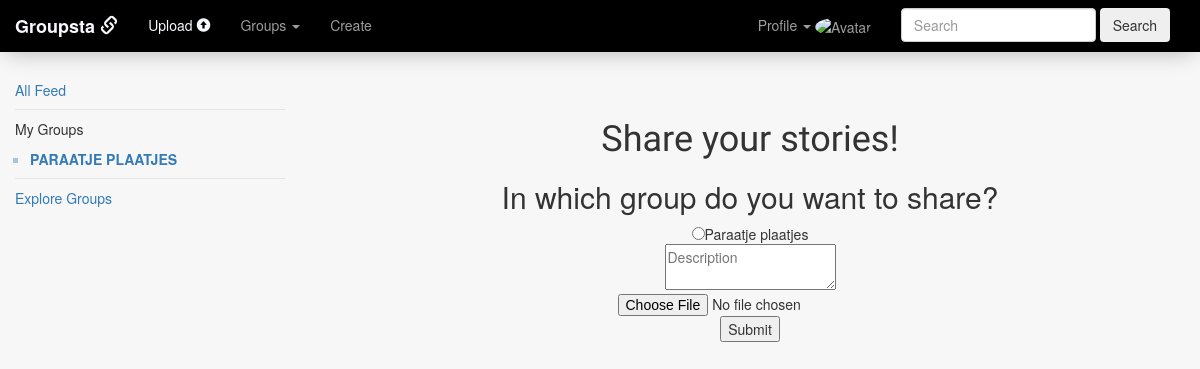
/post (signed in), run on an earlier commit of the app's database.
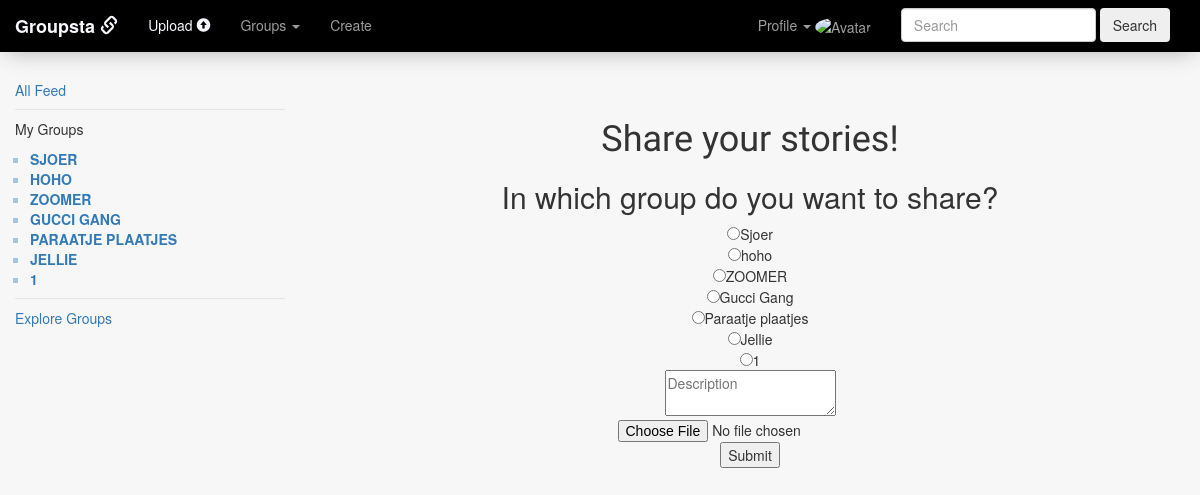
And on a later commit of the database.
### tables this page shows
CREATE TABLE 'follow' ('follow_id' INTEGER PRIMARY KEY AUTOINCREMENT NOT NULL, 'user_id' INTEGER, 'group_id' INTEGER,'username' TEXT,'groupname' TEXT, 'time' DATETIME DEFAULT CURRENT_TIMESTAMP, 'admin' INTEGER);

### application.py (the view)
@app.route("/post", methods=["GET", "POST"])
@login_required
def post():
    post = posts.Post(session["user_id"])
    following = post.loadgroups()
    group = groups.Group(session["user_id"])
    groupfollow = group.followed()
    if request.method == "POST" and 'photo' in request.files:
        photo = request.files["photo"]
        if not photo:
            return render_template("post.html", groups = following, error = "no photo uploaded, pick one!", groupnames = groupfollow)
        filename = str(photo.filename)
        if filename.endswith(('.jpg','.png','.jpeg','.gif','.JPG','.PNG','.JPEG','.GIF')):
            file = photos.save(photo)
            choice = request.form["group"]
            if not choice:
                return render_template("post.html", groups=following, error = "no group chosen", groupnames = groupfollow)
            session["group_id"] = choice
            description = request.form["description"]
            path = file
            post.upload(path, choice, description)
            return redirect(url_for("index"))
        else:
            return render_template("post.html", groups = following, error = "extension not allowed", groupnames = groupfollow)
    else:
        return render_template("post.html", groups = following, groupnames = groupfollow)

### helpers.py (called while the page is built)
def login_required(f):
    @wraps(f)
    def decorated_function(*args, **kwargs):
        if session.get("user_id") is None:
            return redirect("/login")
        return f(*args, **kwargs)
    return decorated_function

### models/groups.py (called while the page is built)
    def followed(self):
        groups = db.execute("SELECT groupname FROM follow WHERE user_id = :id",id = self.user_id)
        return groups

### models/posts.py (called while the page is built)
        def loadgroups(self):
                result = db.execute("SELECT * FROM follow where user_id = :user_id", user_id = self.user_id)
                return result

### templates/post.html (shortened to what this page needs)
{% extends "layout.html" %}
{% block main %}
    <body>
        <div class="main_container">
        <h1>Share your stories!</h1>
        <h2>In which group do you want to share?</h2>
        <form enctype=multipart/form-data action="{{ url_for('post') }}" method=POST>
            {% for group in groups %}
            <input type="radio" name="group" value="{{ group.group_id }}">{{ group.groupname }}<br>
            {% endfor %}
            <textarea name="description" placeholder="Description"></textarea>
            <input type="file" name="photo">
            <input type="submit" name="action">
        </form>
        </div>
    </body>
{% endblock %}

### templates/layout.html (shortened to what this page needs)
<!DOCTYPE html>
<html lang="en">
    <head>
        <link rel="stylesheet" href="https://maxcdn.bootstrapcdn.com/bootstrap/3.3.7/css/bootstrap.min.css">
        <link rel="stylesheet" href="https://maxcdn.bootstrapcdn.com/bootstrap/3.3.7/css/bootstrap-theme.min.css">
        <link href="{{ url_for('static', filename='style.css') }}" rel="stylesheet"/>
    </head>
    <body>
        <nav class = "navbar navbar-inverse" role = "navigation">
            <div class = "container-fluid">
            <div class= "navbar-header">
                <a class = "navbar-brand" href = "{{ url_for('index') }}"><font color="f8f8ff"><font family = "Lucida Console"><b> Groupsta <span class="glyphicon glyphicon-link"></span> </b></font></font></a>
            </div>
                <div class="collapse navbar-collapse" id="bs-example-navbar">
                    {% if session.user_id %}
                    <form action="{{ url_for('search') }}" class="navbar-form navbar-right" role="search" method=post>
                        <div class="form-group">
                            <input class="form-control" placeholder="Search" type="text" onkeyup="liveSearch(this.value)" required>
                        </div>
                        <button type="submit" class="btn">Search</button>
                    </form>
                    <ul class = "nav navbar-nav navbar-right">
                        <li class = "dropdown">
                                <a href = "#" class = "dropdown-toggle" data-toggle= "dropdown">Profile <span class="caret"></span> <img src="https://www.w3schools.com/w3images/avatar6.png" alt="Avatar" class="avatar">
                                </a>
                            </li>
                    </ul>
                    {% endif %}
                    <ul class = "nav navbar-nav navbar-left">
                        <li class = "active">
                            {% if session.user_id %}
                            <li><a href="{{ url_for('post') }}"><font color="f8f8ff">Upload <span class="glyphicon glyphicon-circle-arrow-up"></span> </font> </a></li>
                            <li class = "dropdown">
                                <a href = "#" class = "dropdown-toggle" data-toggle= "dropdown">Groups <span class="caret"></span></span>
                                </a>
                            </li>
                            <li><a href="{{ url_for('create') }}">Create</a></li>
                            {% else %}
                            <li><a href="{{ url_for('register') }}"><font color="f8f8ff">Join Groupsta</font></a></li>
                            <li><a href="{{ url_for('login') }}">Log In</a></li>
                            {% endif %}
                    </ul>
            </div>
        </div>
        </nav>
    <div class="container-fluid">
        <div class="row row-offcanvas row-offcanvas-left">
            <div class="col-xs-6 col-sm-3 sidebar-offcanvas" id="sidebar" role="navigation">
            <div class="sidebar-nav">
                <ul class="nav">
                    <div class="sidenav">
                        {% if session.user_id %}
                        <li class="active"><a href="{{ url_for('index') }}">All Feed</a></li>
                        <li class="nav-divider"></li>
                        <p>My Groups</p>
                            {% for groupname in groupnames %}
                            <ul id = "loadgroups">
                            <li><a id="sidebar_groups" href="{{ groupname.groupname }}">{{ groupname.groupname }}</a></li>
                            </ul>
                            {% endfor %}
						<li class="nav-divider"></li>
                        <li class="active"><a href="{{ url_for('followgroup') }}">Explore Groups</a></li>
                        {% endif %}
                    </ul>
                </div>
            </div>
            <main>
                <center>
                <br></br>
                {% block main %}{% endblock %}
            </main>
        </div>
    </body>
</html>

### static/style.css (style rules this page uses)
body, html, .container-fluid, .sidebar { height: 100%; min-height: 100%; margin: 0; }
body { background-color: #f7f7f7; height: 100%; }
h1 { font-family: 'Varela', sans-serif; }
.navbar { border-radius: 0; margin-top: 0vh; background-image: none; -webkit-box-shadow: none; -moz-box-shadow: none; box-shadow: none; border: none; background-color: #000; position: fixed; width: 100vw; z-index: 1000; -webkit-box-shadow: 0px 5px 23px -6px rgba(0,0,0,0.30); -moz-box-shadow: 0px 5px 23px -6px rgba(0,0,0,0.30); box-shadow: 0px 5px 23px -6px rgba(0,0,0,0.30); }
.avatar { vertical-align: middle; width: 20px; height: 20px; border-radius: 50%; }
.col-sm-3 { height: 100vw; }
main { margin-top: 5vh; }
.main_container { margin-left: 25vw; margin-top: 5vh; }
#sidebar { position: fixed; top: 10vh; }
#sidebar_groups { text-transform: uppercase; font-weight: bold; }
#loadgroups { list-style-type:square; color: #a1c6dd; padding-left:15px; }

What changed in the data, as far as the page shows it:
added follow: groupname "SJOER", groupname "Sjoer"
added follow: groupname "HOHO", groupname "hoho"
added follow: groupname "ZOOMER"
added follow: groupname "GUCCI GANG", groupname "Gucci Gang"
added follow: groupname "JELLIE", groupname "Jellie"
added follow: groupname "1"
